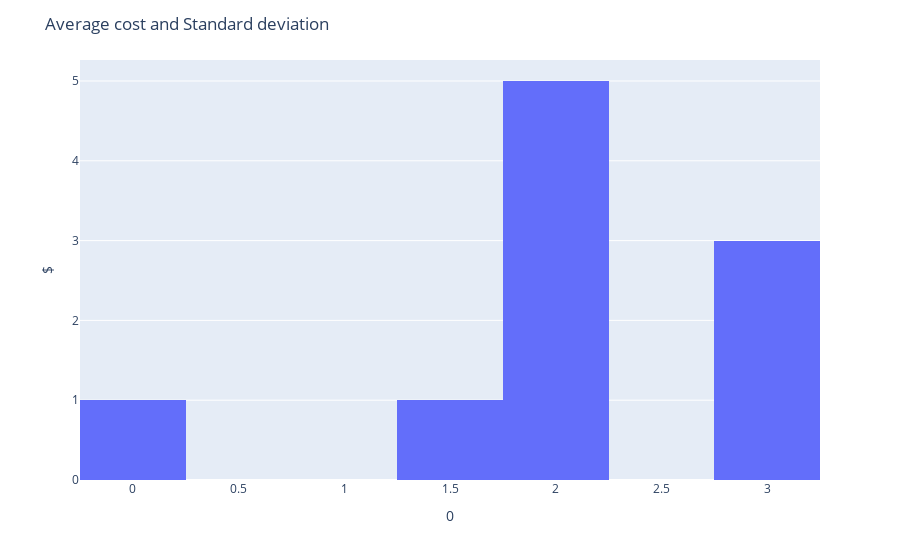

Write notebook code for a chart like this one.
### Code cell
w_T_vars = pd.DataFrame(w_T_vars)
w_T_vars = w_T_vars.T



# Add traces for each column

fig = px.histogram(w_T_vars.T,x= 0,nbins=10)

# Update layout
fig.update_layout(
    title='Average cost and Standard deviation',
    yaxis_title='$',
    template='plotly',
    legend=dict(title='Options'),
)

# Show the plot
fig.show()

### Figure 1 — Plotly figure (JSON) as saved in the notebook; plotly's stock layout.template omitted (floating-point values rounded to 4 significant figures)
{"data": [{"alignmentgroup": "True", "bingroup": "x", "hovertemplate": "0=%{x}<br>count=%{y}<extra></extra>", "legendgroup": "", "marker": {"color": "#636efa", "pattern": {"shape": ""}}, "name": "", "nbinsx": 10, "offsetgroup": "", "orientation": "v", "showlegend": false, "type": "histogram", "x": [0, 2.168, 2.044, 1.875, 1.677, 1.834, 1.782, 2.868, 2.857, 2.815], "xaxis": "x", "yaxis": "y"}], "layout": {"barmode": "relative", "legend": {"title": {"text": "Options"}, "tracegroupgap": 0}, "margin": {"t": 60}, "title": {"text": "Average cost and Standard deviation"}, "xaxis": {"anchor": "y", "domain": [0, 1], "title": {"text": "0"}}, "yaxis": {"anchor": "x", "domain": [0, 1], "title": {"text": "$"}}}}
